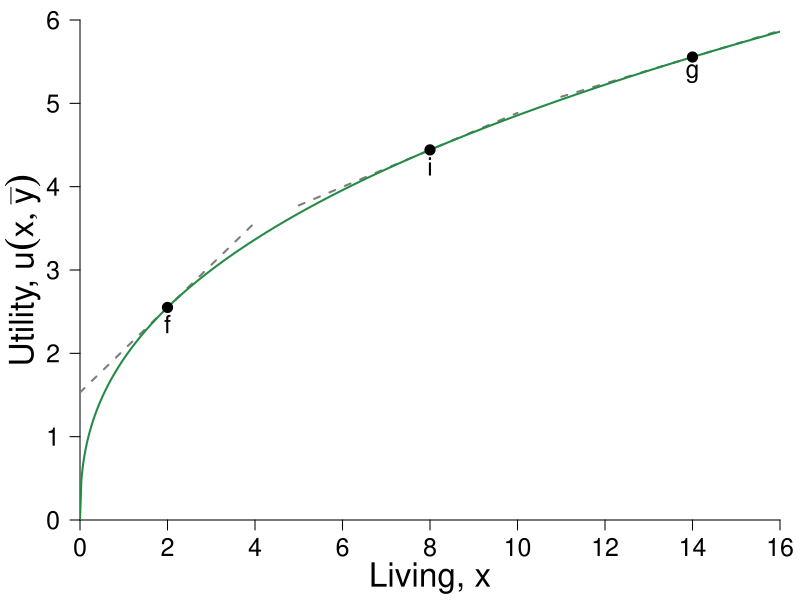

Write the R code that produced this figure.
#Graph Designer: Simon Halliday
#Authors: Bowles and Halliday
#Title: Coordination, Conflict and Competition: A Text in Microeconomics

library(shape)
#pdf(file = "indiff_shaded_newSTEP1.pdf", width = 8, height = 6)
#pdf(file = "indiff_shaded_newSTEP2.pdf", width = 8, height = 6)
pdf(file = "constrained_optimization/living_ufn.pdf", width = 8, height = 6)

#Set parameters for graphics
pointsize <- 1.8
axislabelsize <- 2
labelsize <- 1.5
namesize <- 1.8
annotatesize <- 1.5
graphlinewidth <- 2
segmentlinewidth <- 1.5

COL <- c("#7fc97f", "#beaed4", "#fdc086", "#ffff99", "#386cb0", "#f0027f", "#bf5b17", "#666666")
COLA <- c("#e0f3db", "#99d8c9","#66c2a4","#41ae76", "#238b45", "#005824")
COLB <- c("#c6dbef", "#4eb3d3", "#2b8cbe", "#0868ac","#084081")
grays <- gray.colors(25, start = 1, end = 0)

#Edited the margins to cater for the larger LHS labels
par(mar =  c(4, 4, 1, 1))

uFn <- function(x, y = 3, alpha = 0.4){
  (x^alpha)*(y^(1 - alpha))
}

muFn <- function(x, y = 3, alpha = 0.4){
  alpha*(x^(alpha - 1))*(y^(1 - alpha))
}

indiffA <- function(x, alpha = 0.5, uA = 5) {
  (uA / x^alpha)^(1/(1 - alpha))
}

tanLine <- function(intercept, slope, x = xx1){
  slope*x + intercept
}


xlims <- c(0, 16)
ylims <- c(0, 6)

npts <- 501 
x <- seq(xlims[1], xlims[2], length.out = npts)
y <- seq(ylims[1], ylims[2], length.out = npts) 
a <- c(2, 4, 6)

plot(0, 0, xlim = xlims, ylim = ylims, type = "n",
     xlab = expression(paste("")),
     ylab = expression(paste("")), 
     xaxt = "n", 
     yaxt = "n", 
     cex.lab = axislabelsize, 
     bty = "n", 
     xaxs="i", 
     yaxs="i"
)


ticksy <- seq(from = 0, to = ylims[2], by = 1)
ylabels <- seq(from = 0, to = ylims[2], by = 1)
ticksx <- seq(from = 0, to = xlims[2], by = 2)
xlabels <- seq(from = 0, to = xlims[2], by = 2)

# ticksy <- c(ylims[1], 5.25, 8, ylims[2])
# ylabels <- c(NA, expression(paste(y,"*")), expression(paste(bar(y))), NA)
# ticksx <- c(xlims[1], 5.25, 8.944272, xlims[2])
# xlabels <- c(NA, expression(paste(x,"*")), expression(paste(bar(x))), NA)

axis(1, at = ticksx, pos = 0, labels = xlabels, cex.axis = labelsize)
axis(2, at = ticksy, pos = 0, labels = ylabels, las = 1, cex.axis = labelsize)

npts <- 500 
xx1 <- seq(xlims[1], xlims[2], length.out = npts)
xx2 <- seq(0, xlims[2], length.out = npts)
xx3 <- seq(xlims[1], 0, length.out = npts)

#Draw the polygon for shading the utility areas
# xpoly1 <- seq(from = xlims[1], to = xlims[2], length.out = 500)
# ypoly1 <- indiffA(xpoly1, alpha = 0.5, uA = 4)
# polygon(x = c(xpoly1, rev(xpoly1[1])), y = c(ypoly1, rev(ypoly1)[1]), col=COLA[1], density=NULL, border = NA)
# ypoly1 <- indiffA(xpoly1, alpha = 0.5, uA = 4)
# polygon(x = c(0, 0, xlims[2], xlims[2], 0), y = c(0, indiffA(xlims[2]), indiffA(xlims[2]), 0, 0), col=COLA[1], density=NULL, border = NA)
# polygon(x = c(xlims[2], rev(xpoly1), xpoly1), y = c(ylims[2], rev(ypoly1), ypoly1), col=COLB[1], density=NULL, border = NA)

# Add tangent lines

# Full color
# lines(xx1, tanLine(intercept = uFn(2) - muFn(2)*2, slope = muFn(2)), col = COLB[5], lwd = graphlinewidth)
# lines(xx1, tanLine(intercept = uFn(8) - muFn(8)*8, slope = muFn(8)), col = COLB[5], lwd = graphlinewidth)
# lines(xx1, tanLine(intercept = uFn(14) - muFn(14)*14, slope = muFn(14)), col = COLB[5], lwd = graphlinewidth)

# Short grey
xx4 <- seq(xlims[1], 4, length.out = npts)
xx5 <- seq(5, 10, length.out = npts)
xx6 <- seq(11, 16, length.out = npts)

lines(xx4, tanLine(x = xx4, intercept = uFn(2) - muFn(2)*2, slope = muFn(2)), col = grays[20], lty = 2, lwd = graphlinewidth)
lines(xx5, tanLine(x = xx5, intercept = uFn(8) - muFn(8)*8, slope = muFn(8)), col = grays[20], lty = 2, lwd = graphlinewidth)
lines(xx6, tanLine(x = xx6, intercept = uFn(14) - muFn(14)*14, slope = muFn(14)), col = grays[20], lty = 2, lwd = graphlinewidth)



#Draw the graphs
lines(xx1, uFn(xx1), col = COLA[5], lwd = graphlinewidth)

#Label the feasible frontier
# text(3.2, 1, expression("Feasible Frontier"), cex = labelsize)
# text(3.2, 0.5, expression("(production possibilities frontier)"), cex = labelsize)
# Arrows(4.35, 0.95, 8.1, 0.95, col = "black", lty = 1, lwd = 2, arr.type = "triangle", arr.lwd = 0.5)

#Axis labels
#mtext(expression(paste("Living, ", x)), side = 1, line = 2.5, cex = axislabelsize)
text(0.5*xlims[2], -0.7,  expression(paste("Living, ", x)), xpd = TRUE, cex = axislabelsize) 
text(-1.3, 0.5*ylims[2], expression(paste("Utility, ", u(x,bar(y)))), xpd = TRUE, cex = axislabelsize, srt = 90) 


# contour(x, y, 
#         outer(x, y, uFn),
#         drawlabels = FALSE,
#         col = COLB[3],
#         lwd = graphlinewidth,
#         levels = a, 
#         xaxs="i", 
#         yaxs="i", 
#         add = TRUE)


#Label the indifference curves
# text(9.5, 1.3, expression(u[4]^A == 4), cex = labelsize)
# 
# text(3, 3, expression(u^A < 4), cex = labelsize)
# text(3, 2.5, expression(paste("Worse than ", u[4]^A)), cex = labelsize)
# 
# text(7, 7, expression(u^A > 4), cex = labelsize)
# text(7, 6.5, expression(paste("Better than ", u[4]^A)), cex = labelsize)
#text(9.5, 3.15, expression(u[2]^A), cex = labelsize)
#text(9.5, 5.85, expression(u[3]^A), cex = labelsize)


# Annotate points (4,4),(2,8),(8,2) on indiff curve
text(2, uFn(2) - 0.2, expression(paste(f)), cex = labelsize)
points(2, uFn(2), pch = 16, col = "black", cex = 1.5)

text(8, uFn(8) - 0.2, expression(paste(i)), cex = labelsize)
points(8, uFn(8), pch = 16, col = "black", cex = 1.5)

text(14, uFn(14) - 0.2, expression(paste(g)), cex = labelsize)
points(14, uFn(14), pch = 16, col = "black", cex = 1.5)

dev.off()
